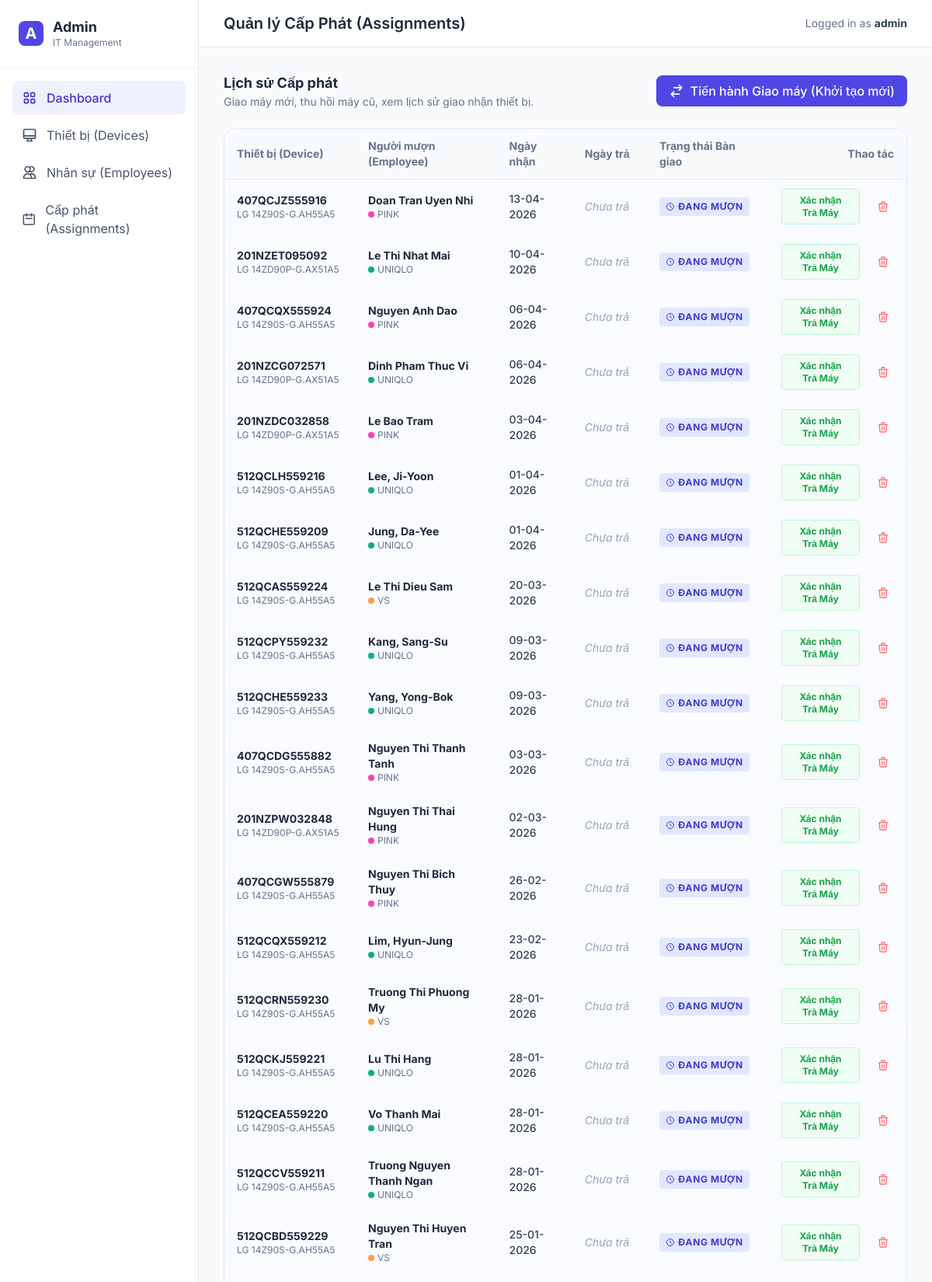
The app's page /admin/assignments (signed in, upper part) with its own data.
### models.py (models this page shows)
class AdminUser(UserMixin, db.Model):
    __tablename__ = 'admin_user'
    id = db.Column(db.Integer, primary_key=True)
    username = db.Column(db.String(80), unique=True, nullable=False)
    password_hash = db.Column(db.String(255), nullable=False)

class Assignment(db.Model):
    __tablename__ = 'assignment'
    id = db.Column(db.Integer, primary_key=True)
    device_id = db.Column(db.Integer, db.ForeignKey('device.id'), nullable=False)
    employee_id = db.Column(db.Integer, db.ForeignKey('employee.id'), nullable=False)
    start_date = db.Column(db.Date, nullable=False)
    end_date = db.Column(db.Date, nullable=True) # Bằng NULL nghĩa là đang còn giữ máy

class Device(db.Model):
    __tablename__ = 'device'
    id = db.Column(db.Integer, primary_key=True)
    serial_number = db.Column(db.String(100), unique=True, nullable=False)
    rent_startdate = db.Column(db.Date, nullable=False)
    rent_expired = db.Column(db.Date, nullable=False)
    model = db.Column(db.String(100), nullable=False)
    brandname = db.Column(db.String(100), nullable=False)
    cpu = db.Column(db.String(100))
    ram = db.Column(db.String(50))
    disk = db.Column(db.String(50))
    status = db.Column(db.String(50), nullable=False, default="Active")
    comment = db.Column(db.Text)
    assignments = db.relationship('Assignment', backref='device', lazy=True)

class Employee(db.Model):
    __tablename__ = 'employee'
    id = db.Column(db.Integer, primary_key=True)
    full_name = db.Column(db.String(150), nullable=False)
    nationality = db.Column(db.String(2), nullable=False) # 'vn', 'kr', 'in'
    dept_id = db.Column(db.Integer, db.ForeignKey('dept.id'), nullable=False)
    assignments = db.relationship('Assignment', backref='employee', lazy=True)

class Dept(db.Model):
    __tablename__ = 'dept'
    id = db.Column(db.Integer, primary_key=True)
    name = db.Column(db.String(80), unique=True, nullable=False)
    color_code = db.Column(db.String(7), nullable=False) # VD: #ff0000
    employees = db.relationship('Employee', backref='dept', lazy=True)

### app.py (the view)
@app.route('/admin/assignments')
@login_required
def admin_assignments():
    from models import Assignment
    assignments = Assignment.query.order_by(Assignment.start_date.desc(), Assignment.id.desc()).all()
    return render_template('admin_assignments.html', assignments=assignments)

### app.py (called while the page is built)
@login_manager.user_loader
def load_user(user_id):
    from models import AdminUser
    return AdminUser.query.get(int(user_id))

### templates/admin_assignments.html
{% extends "admin_layout.html" %}
{% block header_title %}Quản lý Cấp Phát (Assignments){% endblock %}
{% block content %}
<div class="mb-6 flex justify-between items-center">
    <div>
        <h3 class="text-lg font-bold text-slate-800">Lịch sử Cấp phát</h3>
        <p class="text-sm text-slate-500">Giao máy mới, thu hồi máy cũ, xem lịch sử giao nhận thiết bị.</p>
    </div>
    <a href="{{ url_for('admin_assignment_create') }}" class="bg-indigo-600 hover:bg-indigo-700 text-white px-4 py-2 rounded-lg font-medium shadow-sm transition-colors flex items-center gap-2">
        <svg class="w-5 h-5" fill="none" stroke="currentColor" viewBox="0 0 24 24"><path stroke-linecap="round" stroke-linejoin="round" stroke-width="2" d="M8 7h12m0 0l-4-4m4 4l-4 4m0 6H4m0 0l4 4m-4-4l4-4"></path></svg>
        Tiến hành Giao máy (Khởi tạo mới)
    </a>
</div>
<div class="bg-white rounded-2xl shadow-sm border border-slate-200 overflow-hidden">
    <div class="overflow-x-auto">
        <table class="w-full text-left text-sm text-slate-600 mb-0">
            <thead class="bg-slate-50 text-slate-500 font-medium border-b border-slate-200">
                <tr>
                    <th class="px-4 py-3">Thiết bị (Device)</th>
                    <th class="px-4 py-3">Người mượn (Employee)</th>
                    <th class="px-4 py-3">Ngày nhận</th>
                    <th class="px-4 py-3">Ngày trả</th>
                    <th class="px-4 py-3">Trạng thái Bàn giao</th>
                    <th class="px-4 py-3 text-right">Thao tác</th>
                </tr>
            </thead>
            <tbody class="divide-y divide-slate-100">
                {% for a in assignments %}
                <tr class="hover:bg-slate-50 transition-colors {% if not a.end_date %}bg-indigo-50/30{% endif %}">
                    <td class="px-4 py-3">
                        <div class="font-bold text-slate-800">{{ a.device.serial_number }}</div>
                        <div class="text-xs text-slate-500">{{ a.device.brandname }} {{ a.device.model }}</div>
                    </td>
                    <td class="px-4 py-3">
                        <div class="font-bold text-slate-800">{{ a.employee.full_name }}</div>
                        <div class="text-xs text-slate-500 flex items-center gap-1">
                            <span class="w-2 h-2 rounded-full" style="background-color: {{ a.employee.dept.color_code }}"></span>
                            {{ a.employee.dept.name }}
                        </div>
                    </td>
                    <td class="px-4 py-3 font-medium text-slate-700">{{ a.start_date.strftime('%d-%m-%Y') }}</td>
                    <td class="px-4 py-3">
                        {% if a.end_date %}
                            <span class="text-slate-500">{{ a.end_date.strftime('%d-%m-%Y') }}</span>
                        {% else %}
                            <span class="text-slate-400 italic">Chưa trả</span>
                        {% endif %}
                    </td>
                    <td class="px-4 py-3">
                        {% if not a.end_date %}
                            <span class="px-2 py-1 rounded bg-indigo-100 text-indigo-700 text-xs font-bold uppercase tracking-wider flex items-center gap-1 w-max">
                                <svg class="w-3 h-3" fill="none" stroke="currentColor" viewBox="0 0 24 24"><path stroke-linecap="round" stroke-linejoin="round" stroke-width="2" d="M12 8v4l3 3m6-3a9 9 0 11-18 0 9 9 0 0118 0z"></path></svg>
                                Đang mượn
                            </span>
                        {% else %}
                            <span class="px-2 py-1 rounded bg-slate-100 text-slate-600 text-xs font-bold uppercase tracking-wider w-max block">Đã hoàn tất</span>
                        {% endif %}
                    </td>
                    <td class="px-4 py-3 text-right">
                        <div class="flex items-center justify-end gap-2">
                            {% if not a.end_date %}
                            <form action="{{ url_for('admin_assignment_return', assignment_id=a.id) }}" method="POST" class="inline" onsubmit="return confirm('Xác nhận thu hồi thiết bị này từ nhân viên? (Máy sẽ chuyển sang trạng thái Standby)');">
                                <button type="submit" class="px-3 py-1.5 bg-green-50 text-green-600 hover:bg-green-100 border border-green-200 rounded text-xs font-bold transition-colors">
                                    Xác nhận Trả Máy
                                </button>
                            </form>
                            {% endif %}
                            <form action="{{ url_for('admin_assignment_delete', assignment_id=a.id) }}" method="POST" class="inline ml-2" onsubmit="return confirm('Xóa lịch sử bàn giao máy này mãi mãi?');">
                                <button type="submit" class="p-1.5 text-red-400 hover:bg-red-50 hover:text-red-600 rounded transition-colors" title="Delete History">
                                    <svg class="w-4 h-4" fill="none" stroke="currentColor" viewBox="0 0 24 24"><path stroke-linecap="round" stroke-linejoin="round" stroke-width="2" d="M19 7l-.867 12.142A2 2 0 0116.138 21H7.862a2 2 0 01-1.995-1.858L5 7m5 4v6m4-6v6m1-10V4a1 1 0 00-1-1h-4a1 1 0 00-1 1v3M4 7h16"></path></svg>
                                </button>
                            </form>
                        </div>
                    </td>
                </tr>
                {% else %}
                <tr>
                    <td colspan="6" class="px-4 py-8 text-center text-slate-400 border-b-0">Không có dữ liệu cấp phát nào.</td>
                </tr>
                {% endfor %}
            </tbody>
        </table>
    </div>
</div>
{% endblock %}

### templates/admin_layout.html (shortened to what this page needs)
<!DOCTYPE html>
<html lang="en">
<head>
    <script src="https://cdn.tailwindcss.com"></script>
</head>
<body class="bg-slate-50 text-slate-800 antialiased flex h-screen overflow-hidden">
    <aside class="w-64 bg-white border-r border-slate-200 flex flex-col">
        <div class="p-6 border-b border-slate-100 flex items-center gap-3">
            <div class="w-8 h-8 bg-indigo-600 rounded-lg flex items-center justify-center text-white font-bold text-xl">
                A</div>
            <div>
                <h1 class="font-bold text-lg leading-tight">Admin</h1>
                <p class="text-xs text-slate-500">IT Management</p>
            </div>
        </div>
        <nav class="flex-1 p-4 space-y-1 overflow-y-auto">
            <a href="/admin"
                class="flex items-center gap-3 px-3 py-2.5 rounded-lg bg-indigo-50 text-indigo-700 font-medium">
                Dashboard
            </a>
            <a href="/admin/devices"
                class="flex items-center gap-3 px-3 py-2.5 rounded-lg text-slate-600 hover:bg-slate-50 hover:text-slate-900 transition-colors">
                <svg class="w-5 h-5" fill="none" stroke="currentColor" viewBox="0 0 24 24">
                    <path stroke-linecap="round" stroke-linejoin="round" stroke-width="2"
                        d="M9.75 17L9 20l-1 1h8l-1-1-.75-3M3 13h18M5 17h14a2 2 0 002-2V5a2 2 0 00-2-2H5a2 2 0 00-2 2v10a2 2 0 002 2z">
                    </path>
                </svg>
                Thiết bị (Devices)
            </a>
            <a href="/admin/employees"
                class="flex items-center gap-3 px-3 py-2.5 rounded-lg text-slate-600 hover:bg-slate-50 hover:text-slate-900 transition-colors">
                <svg class="w-5 h-5" fill="none" stroke="currentColor" viewBox="0 0 24 24">
                    <path stroke-linecap="round" stroke-linejoin="round" stroke-width="2"
                        d="M12 4.354a4 4 0 110 5.292M15 21H3v-1a6 6 0 0112 0v1zm0 0h6v-1a6 6 0 00-9-5.197M13 7a4 4 0 11-8 0 4 4 0 018 0z">
                    </path>
                </svg>
                Nhân sự (Employees)
            </a>
            <a href="/admin/assignments"
                class="flex items-center gap-3 px-3 py-2.5 rounded-lg text-slate-600 hover:bg-slate-50 hover:text-slate-900 transition-colors">
                <svg class="w-5 h-5" fill="none" stroke="currentColor" viewBox="0 0 24 24">
                    <path stroke-linecap="round" stroke-linejoin="round" stroke-width="2"
                        d="M8 7V3m8 4V3m-9 8h10M5 21h14a2 2 0 002-2V7a2 2 0 00-2-2H5a2 2 0 00-2 2v12a2 2 0 002 2z">
                    </path>
                </svg>
                Cấp phát (Assignments)
            </a>
        </nav>
    </aside>
    <main class="flex-1 flex flex-col h-full bg-slate-50 overflow-y-auto">
        <header
            class="bg-white border-b border-slate-200 px-8 py-4 flex justify-between items-center sticky top-0 z-10">
            <h2 class="text-xl font-semibold text-slate-800">
                {% block header_title %}Tổng quan (Dashboard){% endblock %}
            </h2>
            <div class="text-sm text-slate-500">
                Logged in as <span class="font-bold text-slate-700">{{ current_user.username }}</span>
            </div>
        </header>
        <div class="p-8 max-w-7xl w-full mx-auto">
            {% block content %}{% endblock %}
        </div>
    </main>
</body>
</html>

### templates/admin_layout.html (style rules this page uses)
body { font-family: 'Inter', sans-serif; }

### records on screen
AdminUser: username "admin"
Assignment: device.serial_number "407QCJZ555916", device.brandname "LG", device.model "14Z90S-G.AH55A5", employee.full_name "Doan Tran Uyen Nhi", employee.dept.name "PINK", start_date "13-04-2026", shows "Chưa trả", shows "ĐANG MƯỢN"
Assignment: device.serial_number "201NZET095092", device.brandname "LG", device.model "14ZD90P-G.AX51A5", employee.full_name "Le Thi Nhat Mai", employee.dept.name "UNIQLO", start_date "10-04-2026", shows "Chưa trả", shows "ĐANG MƯỢN"
Assignment: device.serial_number "407QCQX555924", device.brandname "LG", device.model "14Z90S-G.AH55A5", employee.full_name "Nguyen Anh Dao", employee.dept.name "PINK", start_date "06-04-2026", shows "Chưa trả", shows "ĐANG MƯỢN"
Assignment: device.serial_number "201NZCG072571", device.brandname "LG", device.model "14ZD90P-G.AX51A5", employee.full_name "Dinh Pham Thuc Vi", employee.dept.name "UNIQLO", start_date "06-04-2026", shows "Chưa trả", shows "ĐANG MƯỢN"
Assignment: device.serial_number "201NZDC032858", device.brandname "LG", device.model "14ZD90P-G.AX51A5", employee.full_name "Le Bao Tram", employee.dept.name "PINK", start_date "03-04-2026", shows "Chưa trả", shows "ĐANG MƯỢN"
Assignment: device.serial_number "512QCLH559216", device.brandname "LG", device.model "14Z90S-G.AH55A5", employee.full_name "Lee, Ji-Yoon", employee.dept.name "UNIQLO", start_date "01-04-2026", shows "Chưa trả", shows "ĐANG MƯỢN"
Assignment: device.serial_number "512QCHE559209", device.brandname "LG", device.model "14Z90S-G.AH55A5", employee.full_name "Jung, Da-Yee", employee.dept.name "UNIQLO", start_date "01-04-2026", shows "Chưa trả", shows "ĐANG MƯỢN"
Assignment: device.serial_number "512QCAS559224", device.brandname "LG", device.model "14Z90S-G.AH55A5", employee.full_name "Le Thi Dieu Sam", employee.dept.name "VS", start_date "20-03-2026", shows "Chưa trả", shows "ĐANG MƯỢN"
Assignment: device.serial_number "512QCPY559232", device.brandname "LG", device.model "14Z90S-G.AH55A5", employee.full_name "Kang, Sang-Su", employee.dept.name "UNIQLO", start_date "09-03-2026", shows "Chưa trả", shows "ĐANG MƯỢN"
Assignment: device.serial_number "512QCHE559233", device.brandname "LG", device.model "14Z90S-G.AH55A5", employee.full_name "Yang, Yong-Bok", employee.dept.name "UNIQLO", start_date "09-03-2026", shows "Chưa trả", shows "ĐANG MƯỢN"
Assignment: device.serial_number "407QCDG555882", device.brandname "LG", device.model "14Z90S-G.AH55A5", employee.full_name "Nguyen Thi Thanh Tanh", employee.dept.name "PINK", start_date "03-03-2026", shows "Chưa trả", shows "ĐANG MƯỢN"
Assignment: device.serial_number "201NZPW032848", device.brandname "LG", device.model "14ZD90P-G.AX51A5", employee.full_name "Nguyen Thi Thai Hung", employee.dept.name "PINK", start_date "02-03-2026", shows "Chưa trả", shows "ĐANG MƯỢN"
Assignment: device.serial_number "407QCGW555879", device.brandname "LG", device.model "14Z90S-G.AH55A5", employee.full_name "Nguyen Thi Bich Thuy", employee.dept.name "PINK", start_date "26-02-2026", shows "Chưa trả", shows "ĐANG MƯỢN"
Assignment: device.serial_number "512QCQX559212", device.brandname "LG", device.model "14Z90S-G.AH55A5", employee.full_name "Lim, Hyun-Jung", employee.dept.name "UNIQLO", start_date "23-02-2026", shows "Chưa trả", shows "ĐANG MƯỢN"
Assignment: device.serial_number "512QCRN559230", device.brandname "LG", device.model "14Z90S-G.AH55A5", employee.full_name "Truong Thi Phuong My", employee.dept.name "VS", start_date "28-01-2026", shows "Chưa trả", shows "ĐANG MƯỢN"
Assignment: device.serial_number "512QCKJ559221", device.brandname "LG", device.model "14Z90S-G.AH55A5", employee.full_name "Lu Thi Hang", employee.dept.name "UNIQLO", start_date "28-01-2026", shows "Chưa trả", shows "ĐANG MƯỢN"
Assignment: device.serial_number "512QCEA559220", device.brandname "LG", device.model "14Z90S-G.AH55A5", employee.full_name "Vo Thanh Mai", employee.dept.name "UNIQLO", start_date "28-01-2026", shows "Chưa trả", shows "ĐANG MƯỢN"
Assignment: device.serial_number "512QCCV559211", device.brandname "LG", device.model "14Z90S-G.AH55A5", employee.full_name "Truong Nguyen Thanh Ngan", employee.dept.name "UNIQLO", start_date "28-01-2026", shows "Chưa trả", shows "ĐANG MƯỢN"
Assignment: device.serial_number "512QCBD559229", device.brandname "LG", device.model "14Z90S-G.AH55A5", employee.full_name "Nguyen Thi Huyen Tran", employee.dept.name "VS", start_date "25-01-2026", shows "Chưa trả", shows "ĐANG MƯỢN"
